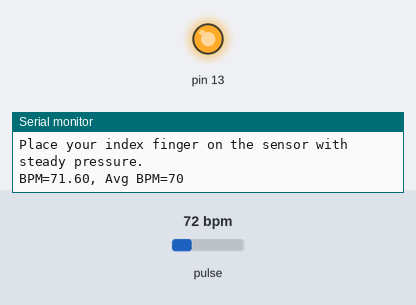
The sketch below on a simulated Arduino Uno, built with avr-gcc and run on an emulated ATmega328P. Shown: output pins drawn as LEDs (lit = HIGH), the last lines printed to the serial monitor. Dashed ring = blinking. The test bench sets the inputs (shaded band); at power-on: pulse 72 bpm.

Above: at 1.3 s.
1.4 s: pulse set to 130 bpm
At 4.3 s:
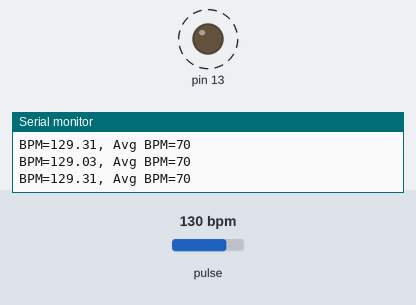
4.4 s: pulse set to 42 bpm
At 8.1 s:
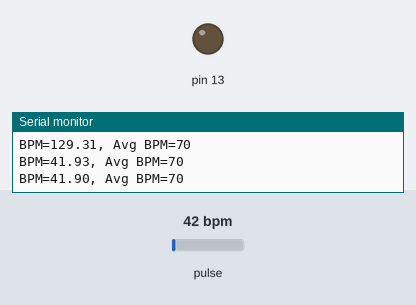
Timing chart, 0 to 13.1 s (numbered marks = the images above; inputs shaded):
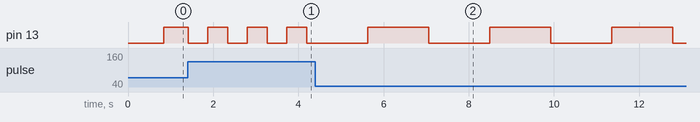

The sketch:

arduino.ino
```cpp
/*
  Optical Heart Rate Detection (PBA Algorithm) using the MAX30105 Breakout
  By: Nathan Seidle @ SparkFun Electronics
  Date: October 2nd, 2016
  https://github.com/sparkfun/MAX30105_Breakout
  This is a demo to show the reading of heart rate or beats per minute (BPM) using
  a Penpheral Beat Amplitude (PBA) algorithm.
  It is best to attach the sensor to your finger using a rubber band or other tightening
  device. Humans are generally bad at applying constant pressure to a thing. When you
  press your finger against the sensor it varies enough to cause the blood in your
  finger to flow differently which causes the sensor readings to go wonky.
  Hardware Connections (Breakoutboard to Arduino):
  -5V = 5V (3.3V is allowed)
  -GND = GND
  -SDA = A4 (or SDA)
  -SCL = A5 (or SCL)
  -INT = Not connected
  The MAX30105 Breakout can handle 5V or 3.3V I2C logic. We recommend powering the board with 5V
  but it will also run at 3.3V.
*/

#include <Wire.h>
#include "MAX30105.h"

#include "heartRate.h"

#include <SoftwareSerial.h>
SoftwareSerial HM10(5, 4); // RX, TX
char appData;
String inData = "";

MAX30105 particleSensor;

const byte RATE_SIZE = 20; //Increase this for more averaging. 4 is good.
byte rates[RATE_SIZE] = {70, 70, 70, 70, 70, 70, 70, 70, 70, 70,
70, 70, 70, 70, 70, 70, 70, 70, 70, 70}; //Array of heart rates
byte rateSpot = 0;
long lastBeat = 0; //Time at which the last beat occurred

float beatsPerMinute;
int beatAvg;

float previousBeatsPerMinute = 70; // start bit rate
float beatMax;
float beatMin;
float beatMaxLimit = 150;
float beatMinLimit = 30;
float deltaBitInit = 10;
float deltaBit = deltaBitInit;

String  msg = "";
long interval = 5000; //send interval
long lastTime;
int ledInd = LOW;

long startTime;

void setup()
{
  HM10.begin(57600);
  delay(100);
  HM10.print("Initializing HM10");


  Serial.begin(115200);
  Serial.println("Initializing...");

  // Initialize sensor
  if (!particleSensor.begin(Wire, I2C_SPEED_FAST)) //Use default I2C port, 400kHz speed
  {
    Serial.println("MAX30105 was not found. Please check wiring/power. ");
    //while (1);
  }
  Serial.println("Place your index finger on the sensor with steady pressure.");

  //particleSensor.setup(); //Configure sensor with default settings
  //particleSensor.setPulseAmplitudeRed(0x0A); //Turn Red LED to low to indicate sensor is running
  //particleSensor.setPulseAmplitudeGreen(0); //Turn off Green LED

  //Setup to sense up to 18 inches, max LED brightness
  byte ledBrightness = 32; //Options: 0=Off to 255=50mA ~32
  byte sampleAverage = 4; //Options: 1, 2, 4, 8, 16, 32
  byte ledMode = 2; //Options: 1 = Red only, 2 = Red + IR, 3 = Red + IR + Green
  int sampleRate = 400; //Options: 50, 100, 200, 400, 800, 1000, 1600, 3200
  int pulseWidth = 411; //Options: 69, 118, 215, 411
  int adcRange = 2048; //Options: 2048, 4096, 8192, 16384

  particleSensor.setup(ledBrightness, sampleAverage, ledMode, sampleRate, pulseWidth, adcRange); //Configure sensor with these settings
  //  particleSensor.setup(); //Configure sensor. Use 6.4mA for LED drive

  startTime = millis();

  // led
  pinMode(13, OUTPUT); // объявляем пин 13 как выход
  digitalWrite(13, LOW); // выключаем светодиод
}


void loop()
{

// Data input
//   HM10.listen();  // слушаем HM10 port
//    while (HM10.available() > 0) {   // если HM10 что то передает, то считываем данные
//    appData = HM10.read();
//    inData = String(appData);  // сохраняем данные в строковой переменной
//    //Serial.write(appData);
//    //Serial.write(appData);
//    //HM10.write(appData);
//  }
//    if (Serial.available()) {           // считываем информацию если пользователь что-нибудь вводит
//    delay(10);
//    HM10.write(Serial.read());
//  }
//  if ( inData == "F") {
//    //Serial.println("LED OFF");
//    digitalWrite(13, LOW); // выключаем светодиод
//  }
//  if ( inData == "N" ) {
//    //Serial.println("LED ON");
//    digitalWrite(13, HIGH); // включаем светодиод
//  }


  //-------------------------------------

  long irValue = particleSensor.getIR();

  if (checkForBeat(irValue) == true)
  {
    //We sensed a beat!
    long delta = millis() - lastBeat;
    lastBeat = millis();

    beatsPerMinute = 60 / (delta / 1000.0);

    beatMax = previousBeatsPerMinute + deltaBit;
    beatMin = previousBeatsPerMinute - deltaBit;
    if(beatMax > beatMaxLimit) beatMax = beatMaxLimit;
    if(beatMin < beatMinLimit) beatMin = beatMinLimit;
    deltaBit++;

    if (beatsPerMinute < beatMax  && beatsPerMinute > beatMin)
    //if (beatsPerMinute < 150  && beatsPerMinute > 50)
    {
      previousBeatsPerMinute = beatsPerMinute;
      deltaBit = deltaBitInit;

      rates[rateSpot++] = (byte)beatsPerMinute; //Store this reading in the array
      rateSpot %= RATE_SIZE; //Wrap variable

      //Take average of readings
      beatAvg = 0;
      for (byte x = 0 ; x < RATE_SIZE ; x++)
        beatAvg += rates[x];
      beatAvg /= RATE_SIZE;
    }

    Serial.print("BPM=");
    Serial.print(beatsPerMinute);
    Serial.print(", Avg BPM=");
    Serial.println(beatAvg);

    if (beatAvg < beatMaxLimit && beatAvg > beatMinLimit)
    msg =
          // "bpm: " + String(previousBeatsPerMinute)+
          // ", raw: " + String(beatsPerMinute)+
          "avg%" + String(beatAvg);

    if (irValue < 50000) msg += "%err_contact";

//     if (millis() > lastTime+interval){
//      // Send datas
//      HM10.println(msg);
//      lastTime = millis();
//     }

    // Send datas
    HM10.println(msg);


    //led
    if(ledInd==HIGH)ledInd = LOW;
    else ledInd = HIGH;
    digitalWrite(13, ledInd);

//    digitalWrite(13, HIGH);
//    delay(5);
//    digitalWrite(13, LOW);

//    Serial.println(", Avg BPM=");
//    Serial.print(beatAvg);

  }

//  Serial.print("IR=");
//  Serial.print(irValue);
//  Serial.print(", BPM=");
//  Serial.print(beatsPerMinute);
//  Serial.print(", Avg BPM=");
//  Serial.print(beatAvg);


}
```

Measured:
- after the input at 1.4 s, pin 13: alternates HIGH for 0.46 s and LOW for 0.46 s, starting at once
- after the input at 4.4 s, pin 13: alternates HIGH for 1.4 s and LOW for 1.4 s, starting after 1.2 s
